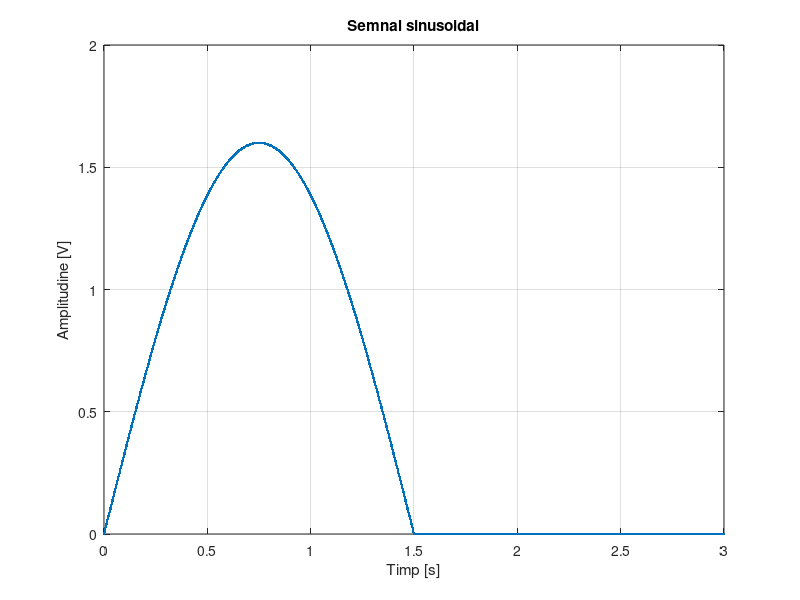
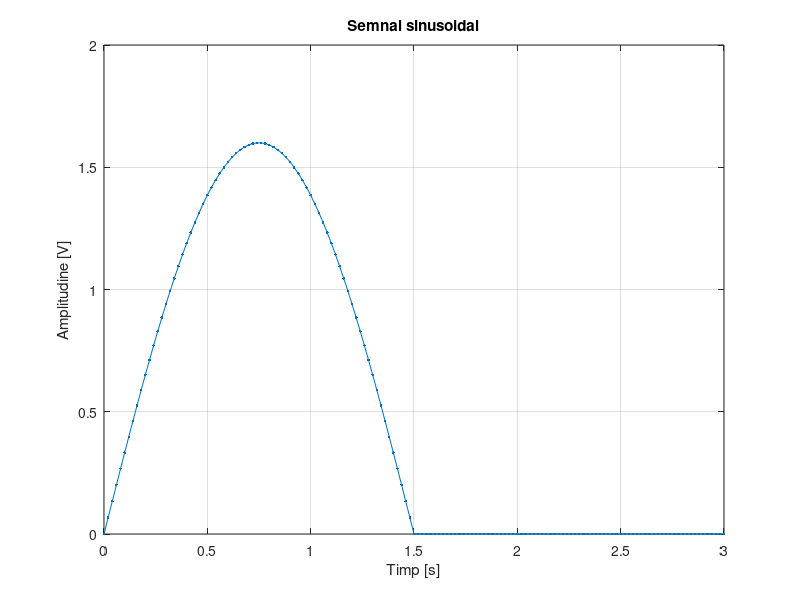
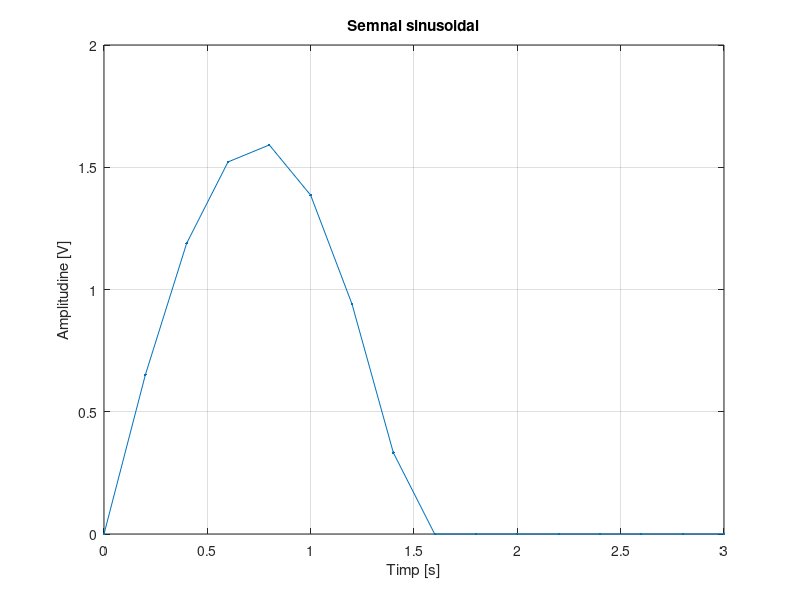

Source code (MATLAB) for these figures, in order:
%Setam parametrii initiali
A = 0.8;
T = 3;
F = 1 / T;
t = 0:0.002:3; % timpul de la 0 la 3 secunde cu rezolutie temporara de 2ms
figure(1);
s=(A*sin(2*pi*F*t))-(-abs(A*sin(2*pi*F*t))) 
plot(t,s,'.-'),xlabel('Timp [s]'),ylabel('Amplitudine [V]'),title('Semnal sinusoidal'),grid;
figure(2);
t1 = 0:0.02:3; % timpul de la 0 la 3 secunde cu rezolutie temporara de 20ms
s1=(A*sin(2*pi*F*t1))-(-abs(A*sin(2*pi*F*t1))) 
plot(t1,s1,'.-'),xlabel('Timp [s]'),ylabel('Amplitudine [V]'),title('Semnal sinusoidal'),grid;
figure(3);
t2 = 0:0.2:3; % timpul de la 0 la 3 secunde cu rezolutie temporara de 200ms 
s2=(A*sin(2*pi*F*t2))-(-abs(A*sin(2*pi*F*t2))) 
plot(t2,s2,'.-'),xlabel('Timp [s]'),ylabel('Amplitudine [V]'),title('Semnal sinusoidal'),grid;
